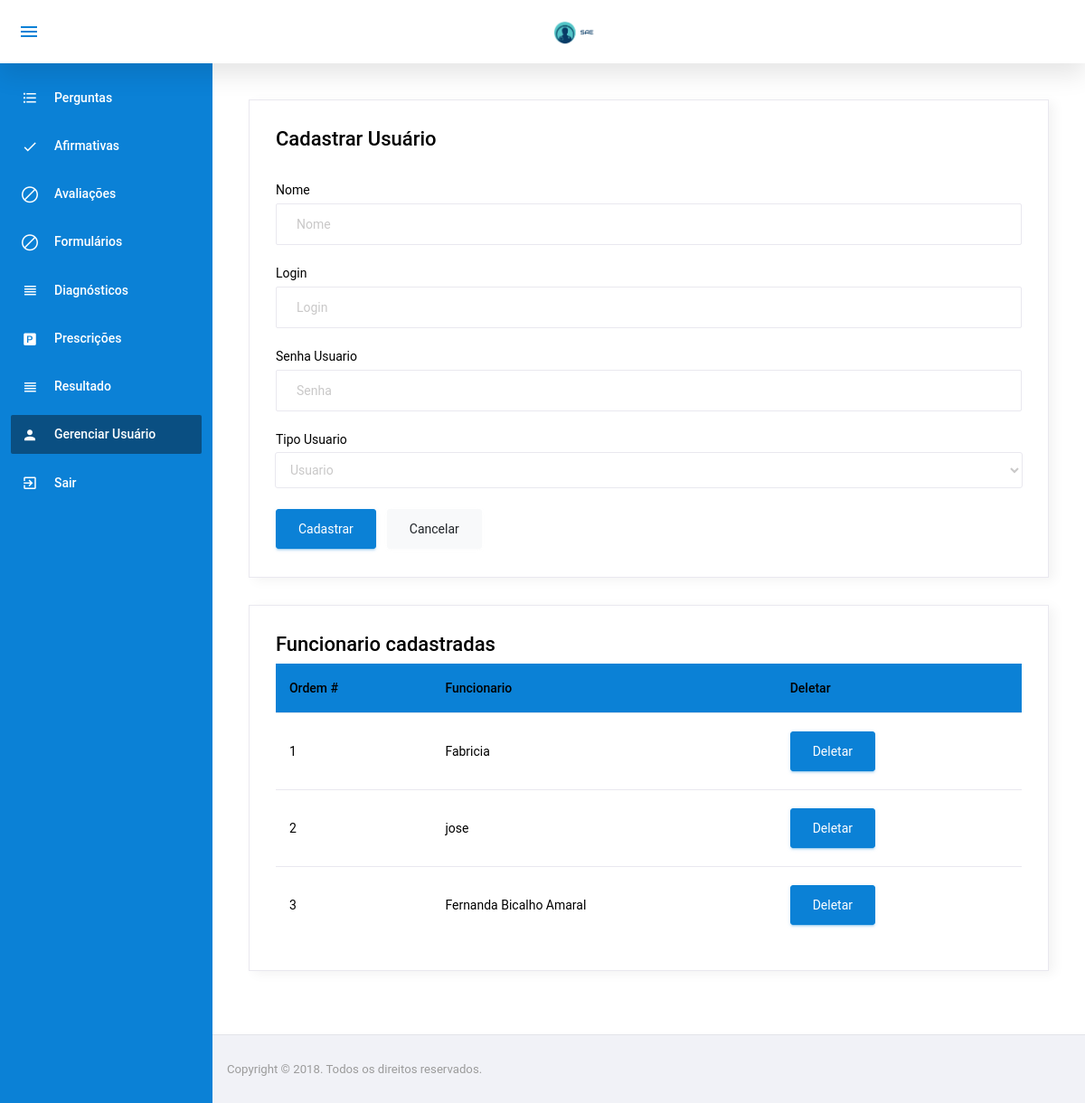
/funcionario/Funcionario.php (signed in), run on the app's committed database.
### tables this page shows
CREATE TABLE `funcionario` (
  `IdFuncionario` int(11) NOT NULL,
  `nome` varchar(300) NOT NULL,
  `login` varchar(300) NOT NULL,
  `senha` varchar(300) NOT NULL,
  `IdTipoFuncionario` tinyint(4) NOT NULL
);

### config/BD.php (called while the page is built, shortened)
<?php
	class BancoDados{
		public static function obterConexao(){
			if(isset($conexao) == false){
				$conexao = new PDO("mysql:dbname=u989534060_sae;host=localhost","root","",array(PDO::MYSQL_ATTR_INIT_COMMAND => "SET NAMES utf8"));
				$conexao->setAttribute(PDO::ATTR_ERRMODE, PDO::ERRMODE_EXCEPTION);
			}
			return $conexao;
		}
	}
?>

### model/FuncionarioModel.php (called while the page is built, shortened)
<?php
	require_once $_SERVER["DOCUMENT_ROOT"] . "/sae/config/BD.php";
	class funcionarioModel{
		private $bd;
		 function __construct(){
		 	$this->bd = BancoDados::obterConexao();
		 }
		 public function listarTodos(){
		 	$listar = $this->bd->query("SELECT * from funcionario");
		 	$res = $listar->fetchAll(PDO::FETCH_ASSOC);
		 	return $res;
		 }
	}
?>

### funcionario/TabelaFuncionario.php (the view, shortened to what this page needs)
<?php
    require_once $_SERVER["DOCUMENT_ROOT"] . "/sae/model/FuncionarioModel.php";
    $funcionario = new FuncionarioModel();
    $resFuncionario = $funcionario->listarTodos();
?>
<div class="card">
    <div class="card-body">
        <h4>Funcionario cadastradas</h4>
        <div class="table-responsive">
            <table id="order-listing" class="table display">
                <thead>
                    <tr>
                        <th>Ordem #</th>
                        <th>Funcionario</th>
                        <th>Deletar</th>
                    </tr>
                </thead>
                <tbody>
                    <?php
                        $ordem = 0;
                            foreach($resFuncionario as $funcionario){
                            $ordem++;
                    ?>
                        <tr>
                            <td><?php echo $ordem;?></td>
                            <td><?php echo $funcionario['nome'];?></td>
                            <td>
                                <form class="forms-sample" method="post" action="../controller/FuncionarioController.php?acao=deletar">
                                    <button type="submit" class="btn btn-primary mr-2">Deletar</button>
                                </form>
                            </td>
                        </tr>
                    <?php } ?>
                </tbody>
            </table>
        </div>
    </div>
</div>

### data on the page
funcionario: nome "Fabricia"
funcionario: nome "jose"
funcionario: nome "Fernanda Bicalho Amaral"
